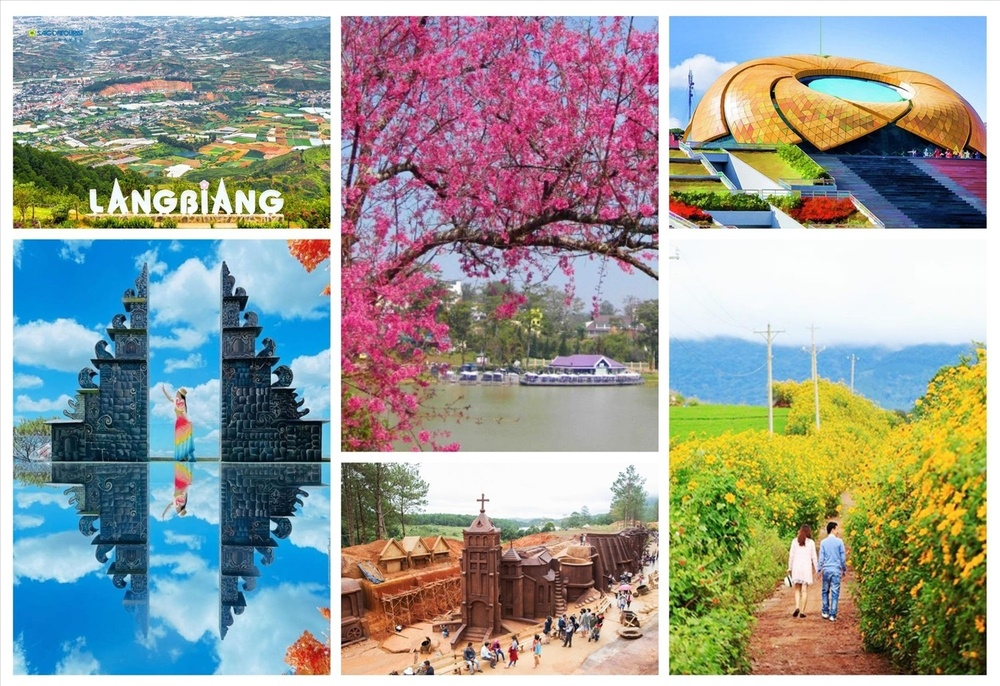
#> input picture lab5/exercise/dalat.jpg, 1000 x 686 px, shrunk from 1500 x 1029 before the run
$ jupyter execute 3.3.ipynb
#> lines starting #> are read from the running program, lines starting #| are printed output that depends on the picture; after the words box and inside, x2 and y2 are one past the last pixel; in counts of white or black regions, pixels touching at a corner belong together
Viết chương trình chọn Quản trường Lâm Viên trong ảnh 'dalat.jpg' từ thư mục 'exercise'. Dùng phương pháp Coordinate Mapping bà Binary Closing cho vùng vừa chọn. Lưu vào máy với tên là quan_truong_lam_vien.jpg

[cell 1]
# 1. Import thư viện cần thiết
import cv2
import numpy as np
import matplotlib.pyplot as plt
from skimage.morphology import binary_closing, disk
from skimage.color import rgb2gray

# 2. Đọc ảnh chính và template vùng Quảng trường Lâm Viên
img = cv2.imread("exercise/dalat.jpg")
#> img is the input picture: shape (686, 1000, 3); mean B, G, R 149.9, 155.2, 151.2
template = cv2.imread("exercise/lamvien_template.jpg")
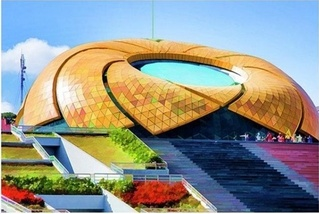
#> input picture lab5/exercise/lamvien_template.jpg, 319 x 214 px, shrunk from 478 x 321 before the run
#> template is the input picture: shape (214, 319, 3); mean B, G, R 141, 148.7, 146.5

# Chuyển sang grayscale
img_gray = cv2.cvtColor(img, cv2.COLOR_BGR2GRAY)
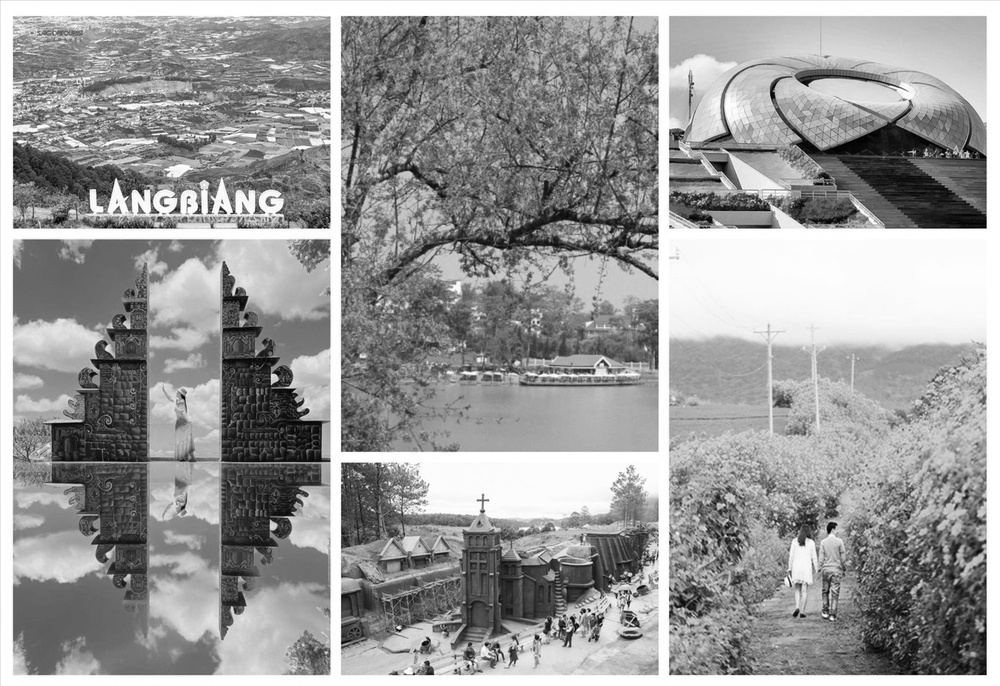
#> img_gray: shape (686, 1000); min 1, max 255, mean 153.4
template_gray = cv2.cvtColor(template, cv2.COLOR_BGR2GRAY)
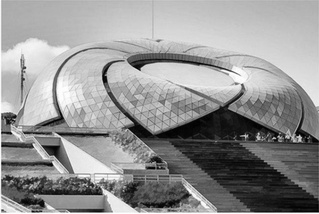
#> template_gray: shape (214, 319); min 0, max 255, mean 147.1
h, w = template_gray.shape
#> h = 214; w = 319

# 3. Template Matching để xác định vùng
result = cv2.matchTemplate(img_gray, template_gray, cv2.TM_CCOEFF_NORMED)
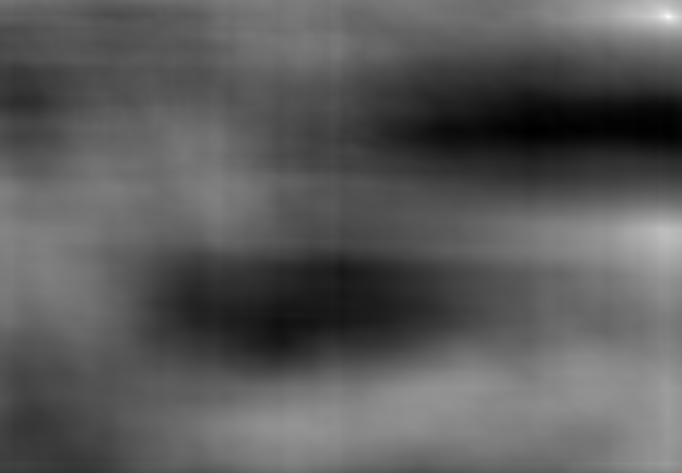
#> result: shape (473, 682) float32; min -0.547, max 0.998, mean 0.00376; drawn with min black and max white
_, _, _, max_loc = cv2.minMaxLoc(result)
#> max_loc = (668, 16)
top_left = max_loc
#> top_left = (668, 16)
bottom_right = (top_left[0] + w, top_left[1] + h)
#> bottom_right = (987, 230)

# 4. Cắt vùng ảnh chứa Quảng trường Lâm Viên
roi = img[top_left[1]:bottom_right[1], top_left[0]:bottom_right[0]]

# 5. Áp dụng Coordinate Mapping (biến dạng nhẹ)
def coordinate_mapping(img):
    rows, cols = img.shape[:2]
#> rows = 214; cols = 319
    map_y, map_x = np.indices((rows, cols), dtype=np.float32)
    map_x = map_x + 10 * np.sin(2 * np.pi * map_y / 60)  # Gợn sóng nhẹ theo chiều ngang
    return cv2.remap(img, map_x, map_y, interpolation=cv2.INTER_LINEAR, borderMode=cv2.BORDER_REFLECT)
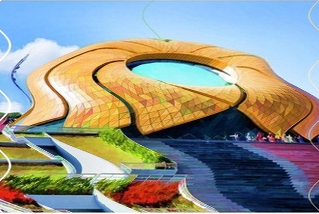
#> returned value: shape (214, 319, 3); mean of channels 0, 1, 2 140.9, 148.9, 146.3; drawn as B, G, R

warped = coordinate_mapping(roi)

# 6. Chuyển sang ảnh nhị phân
gray = rgb2gray(warped)
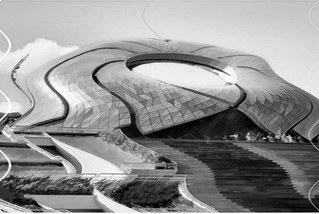
#> gray: shape (214, 319) float64; min 0.00113, max 1, mean 0.576
binary = gray > 0.5  # Ngưỡng cơ bản, có thể điều chỉnh
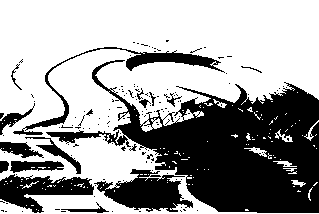
#> binary: shape (214, 319) bool; 62.6% white; 147 black regions (129 under 20 px), largest, box (x1, y1, x2, y2) and area: (46, 60, 319, 213) 17544, (94, 169, 193, 212) 2258, (0, 174, 94, 213) 1861

# 7. Áp dụng Binary Closing để làm đầy lỗ nhỏ và làm mịn
closed = binary_closing(binary, footprint=disk(3))  # dùng kernel hình đĩa
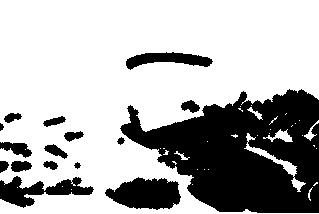
#> closed: shape (214, 319) bool; 69.5% white; 16 black regions, largest, box (x1, y1, x2, y2) and area: (120, 89, 319, 213) 15418, (105, 177, 181, 210) 1758, (0, 176, 94, 208) 1336

# 8. Chuyển sang ảnh 8-bit để lưu
closed_uint8 = (closed * 255).astype(np.uint8)

# 9. Lưu kết quả
cv2.imwrite("quan_truong_lam_vien.jpg", closed_uint8)

# 10. Hiển thị
plt.figure(figsize=(10, 5))
plt.imshow(closed, cmap='gray')
plt.title("Quảng trường Lâm Viên - Coordinate Mapping + Binary Closing")
plt.axis('off')
plt.show()
